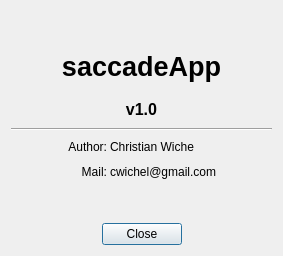
<?xml version="1.0" encoding="UTF-8"?>
<ui version="4.0">
 <class>dlg_about</class>
 <widget class="QDialog" name="dlg_about">
  <property name="geometry">
   <rect>
    <x>0</x>
    <y>0</y>
    <width>283</width>
    <height>256</height>
   </rect>
  </property>
  <property name="windowTitle">
   <string>About</string>
  </property>
  <layout class="QVBoxLayout" name="verticalLayout_2">
   <item>
    <spacer name="vsp_01">
     <property name="orientation">
      <enum>Qt::Vertical</enum>
     </property>
     <property name="sizeType">
      <enum>QSizePolicy::Fixed</enum>
     </property>
     <property name="sizeHint" stdset="0">
      <size>
       <width>20</width>
       <height>30</height>
      </size>
     </property>
    </spacer>
   </item>
   <item>
    <widget class="QLabel" name="lbl_app_name">
     <property name="minimumSize">
      <size>
       <width>0</width>
       <height>50</height>
      </size>
     </property>
     <property name="maximumSize">
      <size>
       <width>16777215</width>
       <height>50</height>
      </size>
     </property>
     <property name="font">
      <font>
       <pointsize>20</pointsize>
       <weight>75</weight>
       <bold>true</bold>
      </font>
     </property>
     <property name="text">
      <string>saccadeApp</string>
     </property>
     <property name="alignment">
      <set>Qt::AlignCenter</set>
     </property>
    </widget>
   </item>
   <item>
    <widget class="QLabel" name="lbl_app_version">
     <property name="minimumSize">
      <size>
       <width>0</width>
       <height>25</height>
      </size>
     </property>
     <property name="maximumSize">
      <size>
       <width>16777215</width>
       <height>25</height>
      </size>
     </property>
     <property name="font">
      <font>
       <pointsize>12</pointsize>
       <weight>75</weight>
       <bold>true</bold>
      </font>
     </property>
     <property name="text">
      <string>v1.0</string>
     </property>
     <property name="alignment">
      <set>Qt::AlignCenter</set>
     </property>
    </widget>
   </item>
   <item>
    <widget class="Line" name="line">
     <property name="orientation">
      <enum>Qt::Horizontal</enum>
     </property>
    </widget>
   </item>
   <item>
    <layout class="QHBoxLayout" name="hly_01">
     <property name="spacing">
      <number>5</number>
     </property>
     <item>
      <spacer name="hsp_01">
       <property name="orientation">
        <enum>Qt::Horizontal</enum>
       </property>
       <property name="sizeHint" stdset="0">
        <size>
         <width>40</width>
         <height>20</height>
        </size>
       </property>
      </spacer>
     </item>
     <item>
      <layout class="QFormLayout" name="fly_01">
       <property name="horizontalSpacing">
        <number>3</number>
       </property>
       <property name="verticalSpacing">
        <number>5</number>
       </property>
       <item row="0" column="0">
        <widget class="QLabel" name="lbl_author">
         <property name="minimumSize">
          <size>
           <width>40</width>
           <height>20</height>
          </size>
         </property>
         <property name="maximumSize">
          <size>
           <width>40</width>
           <height>20</height>
          </size>
         </property>
         <property name="text">
          <string>Author:</string>
         </property>
         <property name="alignment">
          <set>Qt::AlignRight|Qt::AlignTrailing|Qt::AlignVCenter</set>
         </property>
        </widget>
       </item>
       <item row="0" column="1">
        <widget class="QLabel" name="lbl_author_dat">
         <property name="minimumSize">
          <size>
           <width>0</width>
           <height>20</height>
          </size>
         </property>
         <property name="maximumSize">
          <size>
           <width>16777215</width>
           <height>20</height>
          </size>
         </property>
         <property name="text">
          <string>Christian Wiche</string>
         </property>
        </widget>
       </item>
       <item row="1" column="0">
        <widget class="QLabel" name="lbl_mail">
         <property name="minimumSize">
          <size>
           <width>40</width>
           <height>20</height>
          </size>
         </property>
         <property name="maximumSize">
          <size>
           <width>40</width>
           <height>20</height>
          </size>
         </property>
         <property name="text">
          <string>Mail:</string>
         </property>
         <property name="alignment">
          <set>Qt::AlignRight|Qt::AlignTrailing|Qt::AlignVCenter</set>
         </property>
        </widget>
       </item>
       <item row="1" column="1">
        <widget class="QLabel" name="lbl_mail_dat">
         <property name="minimumSize">
          <size>
           <width>0</width>
           <height>20</height>
          </size>
         </property>
         <property name="maximumSize">
          <size>
           <width>16777215</width>
           <height>20</height>
          </size>
         </property>
         <property name="text">
          <string>cwichel@gmail.com</string>
         </property>
        </widget>
       </item>
      </layout>
     </item>
     <item>
      <spacer name="hsp_02">
       <property name="orientation">
        <enum>Qt::Horizontal</enum>
       </property>
       <property name="sizeHint" stdset="0">
        <size>
         <width>40</width>
         <height>20</height>
        </size>
       </property>
      </spacer>
     </item>
    </layout>
   </item>
   <item>
    <widget class="QDialogButtonBox" name="bbt_close">
     <property name="orientation">
      <enum>Qt::Horizontal</enum>
     </property>
     <property name="standardButtons">
      <set>QDialogButtonBox::Close</set>
     </property>
     <property name="centerButtons">
      <bool>true</bool>
     </property>
    </widget>
   </item>
  </layout>
 </widget>
 <resources/>
 <connections>
  <connection>
   <sender>bbt_close</sender>
   <signal>accepted()</signal>
   <receiver>dlg_about</receiver>
   <slot>accept()</slot>
   <hints>
    <hint type="sourcelabel">
     <x>248</x>
     <y>254</y>
    </hint>
    <hint type="destinationlabel">
     <x>157</x>
     <y>274</y>
    </hint>
   </hints>
  </connection>
  <connection>
   <sender>bbt_close</sender>
   <signal>rejected()</signal>
   <receiver>dlg_about</receiver>
   <slot>reject()</slot>
   <hints>
    <hint type="sourcelabel">
     <x>316</x>
     <y>260</y>
    </hint>
    <hint type="destinationlabel">
     <x>286</x>
     <y>274</y>
    </hint>
   </hints>
  </connection>
 </connections>
</ui>
